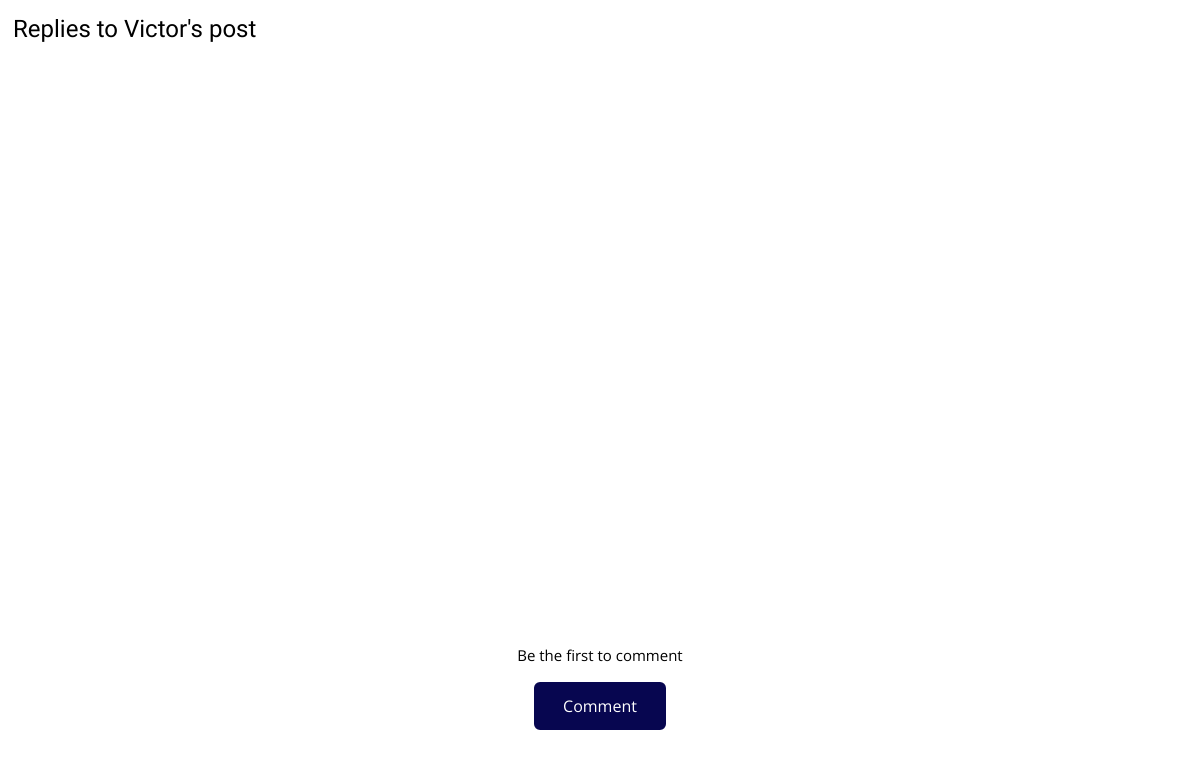
/commentView?id=30&name=Victor, run on an earlier commit of the app's database.
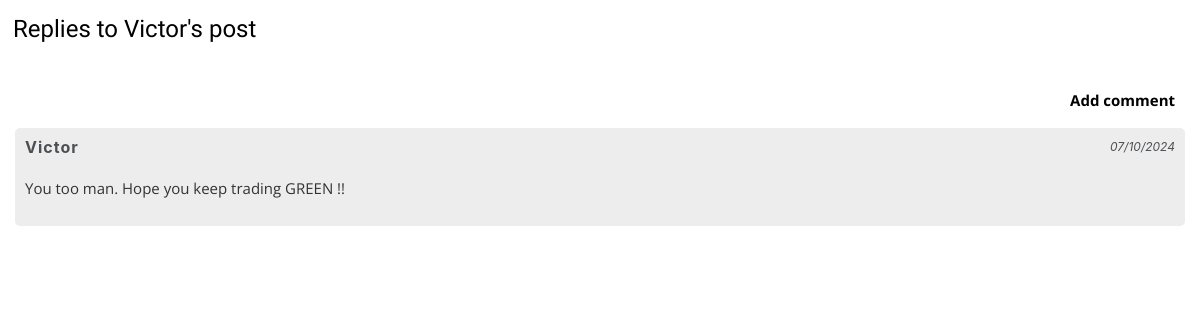
And on a later commit of the database.
### tables this page shows
CREATE TABLE comments(id Text, name Text, date Text, comment Text);

### main.py (the view)
@app.route("/commentView")
def commentView():
  id = request.args.get("id")
  name = request.args.get("name")
  if 'commentId' not in session or 'name'  not in session:
    session['commentId'] = id
    session['name'] = name
  con = getPost()
  cursor = con.cursor()
  cursor.execute("Select * from comments where id = :id", {'id':session['commentId']})
  data = cursor.fetchall()[::-1]
  con.close()
  return render_template("commentView.html", data=data, name=session['name'])

### main.py (called while the page is built)
def getPost():
  conn = sqlite3.connect('diss.db')
  return conn

### templates/commentView.html (shortened to what this page needs)
<!DOCTYPE html>
<html lang="en">
    <head>
        <link rel="stylesheet" href="https://cdnjs.cloudflare.com/ajax/libs/font-awesome/6.0.0-beta3/css/all.min.css">
        <link href="https://stackpath.bootstrapcdn.com/bootstrap/4.5.2/css/bootstrap.min.css" rel="stylesheet">
    </head>
    <body>
        <div>
            <h4 style="font-family: 'Blinker', sans-serif;"> Replies to {{name}}'s post</h4>
        </div>
        {% if not data %}
        <div style="margin-top: 50%;">
            <p style="text-align: center;">Be the first to comment</p>
            <div style="display: flex; justify-content: center; align-items: center;">
            <a href="/comment" class="btn btn-primary" style="background-color: #070650; border: 2px solid #070650; padding: 10px 27px; border-radius: 6px;">Comment</a></div>
        </div>
        {% else %}
        <div style="margin-top: 18px; padding: 15px;">
            <p style="margin-right: 10px; text-align: right;"><a style="text-decoration: none; font-weight: bold;" href="/comment">Add comment</a></p>
        {% for i in data %}
        <div class="bord">
            <div style="display: flex; justify-content: space-between;">
                <h6>{{ i[1] }}</h6>
                <i>{{ i[2] }}</i>
            </div>
            <p> {{ i[-1] }}</p>
        </div>
        {% endfor %}
        {% endif %}
    <body>
</html>

What changed in the data, as far as the page shows it:
added comments: name "Victor", date "07/10/2024", comment "You too man. Hope you keep trading GREEN !!"
Also different on the page:
{{ name }}: "Victor" → (not shown)
text no longer shown: "Be the first to comment Comment"
text now shown: "Add comment"
